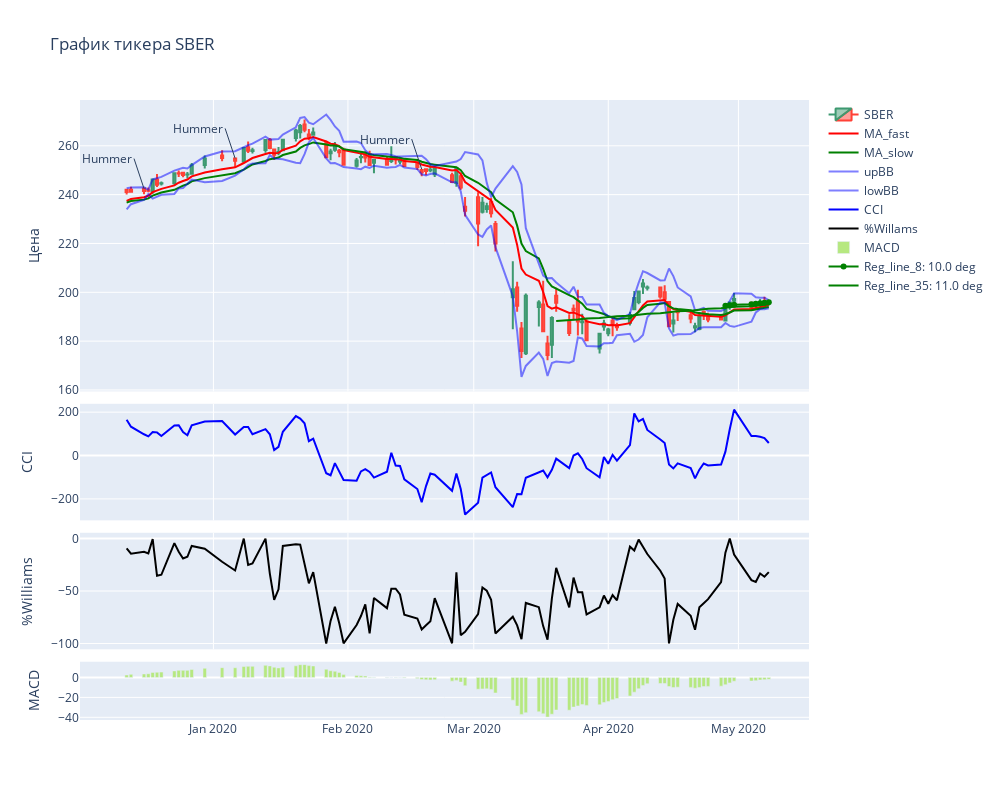

The notebook cell saved with this chart:
### Code cell
df_short_reg_8, df_short_ugol_8 = RegAngleLine(df_short.close, 8)
df_short_reg_35, df_short_ugol_35 = RegAngleLine(df_short.close, 35)

fig = make_subplots(rows=4, cols=1, shared_xaxes=True, vertical_spacing=0.02, row_heights=[0.5, 0.2, 0.2, 0.1])

fig.add_trace(go.Candlestick(x=df_short.index,
                             open=df_short['open'],
                             high=df_short['high'],
                             low=df_short['low'],
                             close=df_short['close'],
                             name=ticker),
              row=1, col=1)

fig.add_trace(go.Scatter(
                x=df_short.index,
                y=df_short['MA_fast'],
                name="MA_fast",
                line_color='red',
                opacity=1),
             row=1, col=1)

fig.add_trace(go.Scatter(
                x=df_short.index,
                y=df_short['MA_slow'],
                name="MA_slow",
                line_color='green',
                opacity=1),
             row=1, col=1)

fig.add_trace(go.Scatter(
                x=df_short.index,
                y=df_short['upBB'],
                name="upBB",
                line_color='blue',
                opacity=0.5),
             row=1, col=1)

fig.add_trace(go.Scatter(
                x=df_short.index,
                y=df_short['lowBB'],
                name="lowBB",
                line_color='blue',
                opacity=0.5),
             row=1, col=1)

fig.add_trace(go.Scatter(
                x=df_short.index,
                y=df_short['CCI'],
                name="CCI",
                line_color='blue',
                opacity=1),
             row=2, col=1)

fig.add_trace(go.Scatter(
                x=df_short.index,
                y=df_short['WILLR'],
                name="%Willams",
                line_color='black',
                opacity=1),
             row=3, col=1)

fig.add_trace(go.Bar(x=df_short.index,
                         y=df_short.MACD,
                         name="MACD"), 
              row=4, col=1)

# ******************************
if df_short_reg_8[-1] < df_short_reg_8[-2]:
    reg_col = 'red'
else:
    reg_col = 'green'    
fig.add_trace(go.Scatter(
                x=df_short.index[-8:],
                y=df_short_reg_8,
                name="Reg_line_8: " + str(round(df_short_ugol_8,0)) + ' deg',
                line_color=reg_col,
                opacity=1),
             row=1, col=1)

if df_short_reg_35[-1] < df_short_reg_35[-2]:
    reg_col = 'red'
else:
    reg_col = 'green'    
fig.add_trace(go.Scatter(
                x=df_short.index[-35:],
                y=df_short_reg_35,
                name="Reg_line_35: " + str(round(df_short_ugol_35,0)) + ' deg',
                line_color=reg_col,
                opacity=1),
             row=1, col=1)

# ********************************
# отмечаем интересные зоны на графике
annotations = []
for index, row in df_short[df_short['ShootingStar']<0].iterrows():
    annotations.append(dict(x=index, y=row['low'], xref='x', yref='y',showarrow=True, xanchor='left', text='ShootingStar'))
for index, row in df_short[df_short['Hummer']>0].iterrows():
    annotations.append(dict(x=index, y=row['high'], xref='x', yref='y',showarrow=True, xanchor='right', text='Hummer'))
fig.update_layout(annotations=annotations)

# ********************************
# финальная настройка layout
fig.update_yaxes(title_text="Цена", row=1, col=1)
fig.update_yaxes(title_text="CCI", row=2, col=1)
fig.update_yaxes(title_text="%Williams", row=3, col=1)
fig.update_yaxes(title_text="MACD", row=4, col=1)
fig.update_layout(height = 800, width=1000, title_text="График тикера " + ticker, xaxis_rangeslider_visible=False)

#fig.update_xaxes(rangebreaks=[
#                        dict(bounds=["sat", "sun"]), #hide weekends
#                        dict(values=["2020-01-01"])  # hide New Year's
#                            ])

fig.show()
